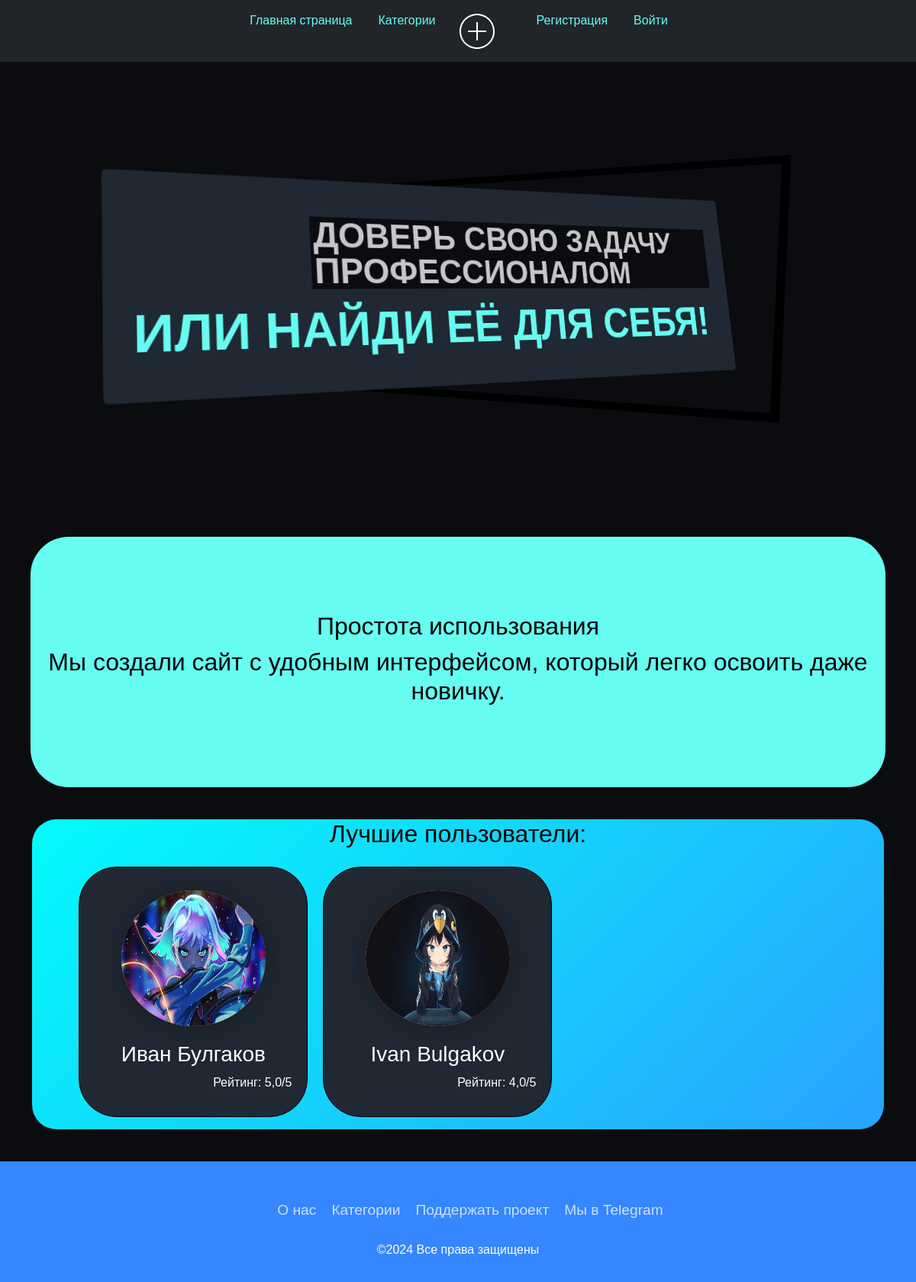
The page / on the database its author committed.
### user_profile/models.py (models this page shows, shortened)
class Profile(models.Model):
    user = models.OneToOneField(User, null=True, blank=True, on_delete=models.CASCADE)
    first_name = models.CharField(max_length=100)
    last_name = models.CharField(max_length=100)
    email = models.EmailField()
    telegram_url = models.URLField(blank=True, null=True)
    youtube_url = models.URLField(blank=True, null=True)
    vk_url = models.URLField(blank=True, null=True)
    profile_picture = models.ImageField("Изображения", default="profile_pictures/default_profile_picture.jpg",
                                        null=True,
                                        blank=True, upload_to='media/profile_pictures')
    city = models.CharField(max_length=100)

### tasks_app/views.py (the view)
# urls.py: path('', views.index, name='home'),
def index(request):
    profiles = Profile.objects.annotate(avg_rating=Avg('comment__stars')).order_by('-avg_rating')
    best_profiles = profiles.filter(avg_rating__gt=3.5)
    return render(request, 'tasks_app/index.html', {'best_profiles': best_profiles})

### tasks_app/templates/tasks_app/index.html (shortened to what this page needs)
{% extends 'tasks_app/layout.html' %}
{% block content %}
<div class="center">
    <div class="wrapper">
        <div class="card">
            <a href="{% url 'category' %}">
                <h1>
                    <span class="enclosed">Доверь свою задачу профессионалом</span>Или найди её для себя!
                </h1>
            </a>
        </div>
    </div>
</div>
<div class="slider-container">
    <div class="slide active">
        <h2>Простота использования</h2>
        <h2>Мы создали сайт с удобным интерфейсом, который легко освоить даже новичку.</h2>
    </div>
</div>
<div class="thebest">
    <h2>Лучшие пользователи:</h2>
    <div class="features  slider">
        {% if best_profiles %}
        {% for profile in best_profiles %}
        <div class="profile-card">
            <a href="{% url 'user_profile' profile.user.id %}">
                <img src="{{ profile.profile_picture.url }}" alt="Profile picture" class="profile-picture">
                <div class="user-info">
                    <h3 style="color: white;">{{ profile.first_name }} {{ profile.last_name }}</h3>
                </div>
            </a>
            <div class="user-rating" align="right">
                {% if profile.avg_rating %}
                <p style="color: white;">Рейтинг: {{ profile.avg_rating }}/5</p>
                {% else %}
                <p>НЕТ ОТЗЫВОВ</p>
                {% endif %}
            </div>
        </div>
        {% endfor %}
        {% else %}
        <h1>Пока что лучших нет!</h1>
        {% endif %}
    </div>
</div>
<div class="donation-link">
    <a target="_blank" href="https://www.donationalerts.com/r/onnnyxxx">
        <span class="donate-icon">💸</span>
    </a>
</div>
<footer class="footer">
    <div class="waves">
        <div class="wave" id="wave1"></div>
        <div class="wave" id="wave3"></div>
    </div>
    <ul class="menu">
        <li class="menu__item"><a class="menu__link" href="{% url 'about' %}">О нас</a></li>
        <li class="menu__item"><a class="menu__link" href="{% url 'category' %}">Категории</a></li>
        <li class="menu__item"><a class="menu__link" target="_blank" href="https://www.donationalerts.com/r/onnnyxxx">Поддержать
            проект</a></li>
        <li class="menu__item"><a class="menu__link" target="_blank" href="https://t.me/tasks_community">Мы в
            Telegram</a></li>
    </ul>
    <p>&copy;2024 Все права защищены</p>
</footer>
{% endblock %}

### tasks_app/static/tasks_app/css/tasks_app.css (style rules this page uses)
html, body { width: 100%; height:100%; }
body { background: #0B0C10; }
.features { padding: 1em; padding: 1em; width: 70%; margin: auto; text-align: center; box-sizing: content-box; }
li { display: inline-block; }

### tasks_app/templates/tasks_app/index.html (style rules this page uses)
.profile-picture { height: 178px; width: 189px; background: linear-gradient(90deg, #ff9966, #ff5e62); z-index: 10; box-shadow: 1px 1px 2rem rgba(0, 0, 0, 0.3); border-radius: 100%; margin-right: 15px; text-align: center; margin: 10px auto 20px; }
.profile-card { background: #1F2833; border-radius: 50px; align-items: center; border: 1px solid black; padding: 20px; justify-content: space-between; }
a { text-decoration: none; color: #333; }
.card a { text-decoration: none; color: #66FCF1; }
h2 { text-align: center; color: black; }
.slider { display: flex; flex-direction: row; height: 328px; overflow: hidden; }
.slider .profile-card { width: 300px; margin-right: 20px; animation: slide-left 25s linear infinite; }
.features { padding: 1em; padding: 1em; width: 89%; margin: auto; text-align: center; box-sizing: content-box; }
.wrapper { position: relative; perspective: 70em; display: grid; transform-style: preserve-3d; }
.card { grid-area: 1 / 1; transform: translateX(10px) rotateY(25deg) rotateX(10deg); background: #1F2833; display: flex; justify-content: flex-start; align-items: center; padding: 30px; color: #000; text-transform: uppercase; font-size: 60px; font-weight: 900; backface-visibility: hidden; box-shadow: 0 10px 30px -3px rgba(0,0,0,.1); }
h1 { font-size: 60px; font-weight: 900; }
.card .enclosed { background: #0B0C10; line-height: 1; color: #C5C6C7; padding: 0 5px; display: inline-block; transform: translate(-1px, 1px) scale(0.75); transform-origin: right center; }
.wrapper:before { --bw: 9px; grid-area: 1 / 1; content: ''; backface-visibility: hidden; height: 100%; width: 100%; margin-top: calc(-1 * var(--bw)); margin-left: calc(-1 * var(--bw)); background: transparent; transform: translateX(-60px) rotateY(-30deg) rotateX(15deg) scale(1.03); pointer-events: none; border: var(--bw) solid #000; box-sizing: content-box; }
.wrapper > div, .wrapper:before { will-change: transform; transition: .3s transform cubic-bezier(.25,.46,.45,1); }
.center { padding: 160px; }
.thebest { margin: 42px; border-radius: 32px; background: linear-gradient(-45deg, #000000, #66FCF1, #3586ff, #03fbfb); background-size: 400% 400%; animation: gradient 15s ease infinite; }
.slider-container { display: flex; flex-direction: column; justify-content: center; align-items: center; height: 41vh; background-color: #66FCF1; color: white; text-align: center; border-radius: 50px; margin-top: 38px; margin: 40px; }
.slide { display: none; padding: 20px; width: 100%; }
.active { display: block; }
* { margin: 0; padding: 0; box-sizing: border-box; font-family: "Poppins", sans-serif; }
.footer { position: relative; width: 100%; background: #3586ff; min-height: 100px; padding: 20px 20px; display: flex; justify-content: center; align-items: center; flex-direction: column; }
.social-icon, .menu { position: relative; display: flex; justify-content: center; align-items: center; margin: 10px 0; flex-wrap: wrap; }
.social-icon__item, .menu__item { list-style: none; }
.social-icon__link, .menu__link { font-size: 1.2rem; color: #fff; margin: 0 10px; display: inline-block; transition: 0.5s; }
.menu__link { font-size: 1.2rem; color: #fff; margin: 0 10px; display: inline-block; transition: 0.5s; text-decoration: none; opacity: 0.75; font-weight: 300; }
.footer p { color: #fff; margin: 15px 0 10px 0; font-size: 1rem; font-weight: 300; }
.wave { position: absolute; top: -42px; left: 0; width: 100%; height: 42px; background: url(https://i.ibb.co/wQZVxxk/wave.png); background-size: 1000px 100px; }
.wave#wave1 { z-index: 1000; opacity: 1; bottom: 0; animation: animateWaves 4s linear infinite; }
.wave#wave3 { z-index: 1000; opacity: 0.2; bottom: 15px; animation: animateWaves 3s linear infinite; }
.donation-link { position: relative; display: inline-block; }
.donation-link a { display: block; }
.donate-icon { position: fixed; bottom: 80px; right: 10px; font-size: 2em; color: rgba(255, 0, 0, 0.5); cursor: pointer; background: #18a90778; border-radius: 50px/59px; }

### rows shown on the page
Profile: profile_picture (picture), first_name "Иван", last_name "Булгаков", avg_rating "5,0"
Profile: profile_picture (picture), first_name "Ivan", last_name "Bulgakov", avg_rating "4,0"
